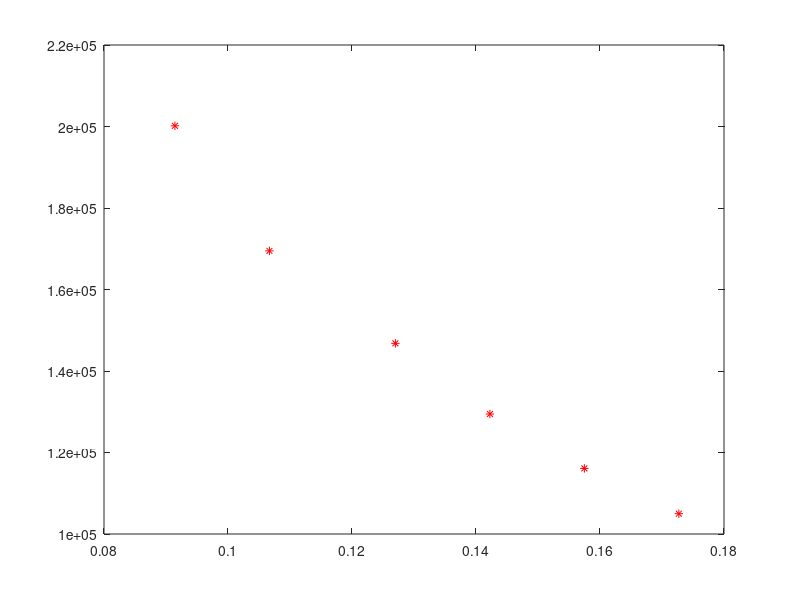
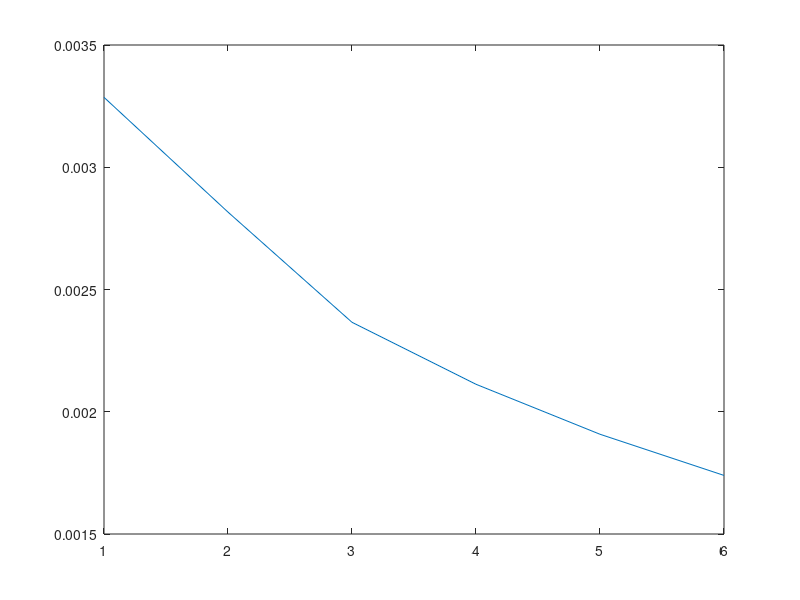

Write the MATLAB code that produced these figures, in order.
% This script looks at Winch Data for the following product:
% http://www.team-twg.com/documents/dp-winch/sales-literature/model-45-technical-drawing.pdf
% Use Motor Option 2

linePullLBS = [45000 38100 33000 29100 26100 23600].'
lineSpdFPM = [18 21 25 28 31 34].'

% Unit Conversion
linePullN = linePullLBS*4.44822;
lineSpdMPS = lineSpdFPM*0.00508;

% Flow
q = 25*6.30902e-5;

%Properties
radiusWinchM = 0.1905;
omegaWinchRadPS = lineSpdMPS/radiusWinchM;
Dest1 = q./omegaWinchRadPS;
figure(2)
plot(Dest1)

figure(1)
plot(lineSpdMPS,linePullN,'r*')